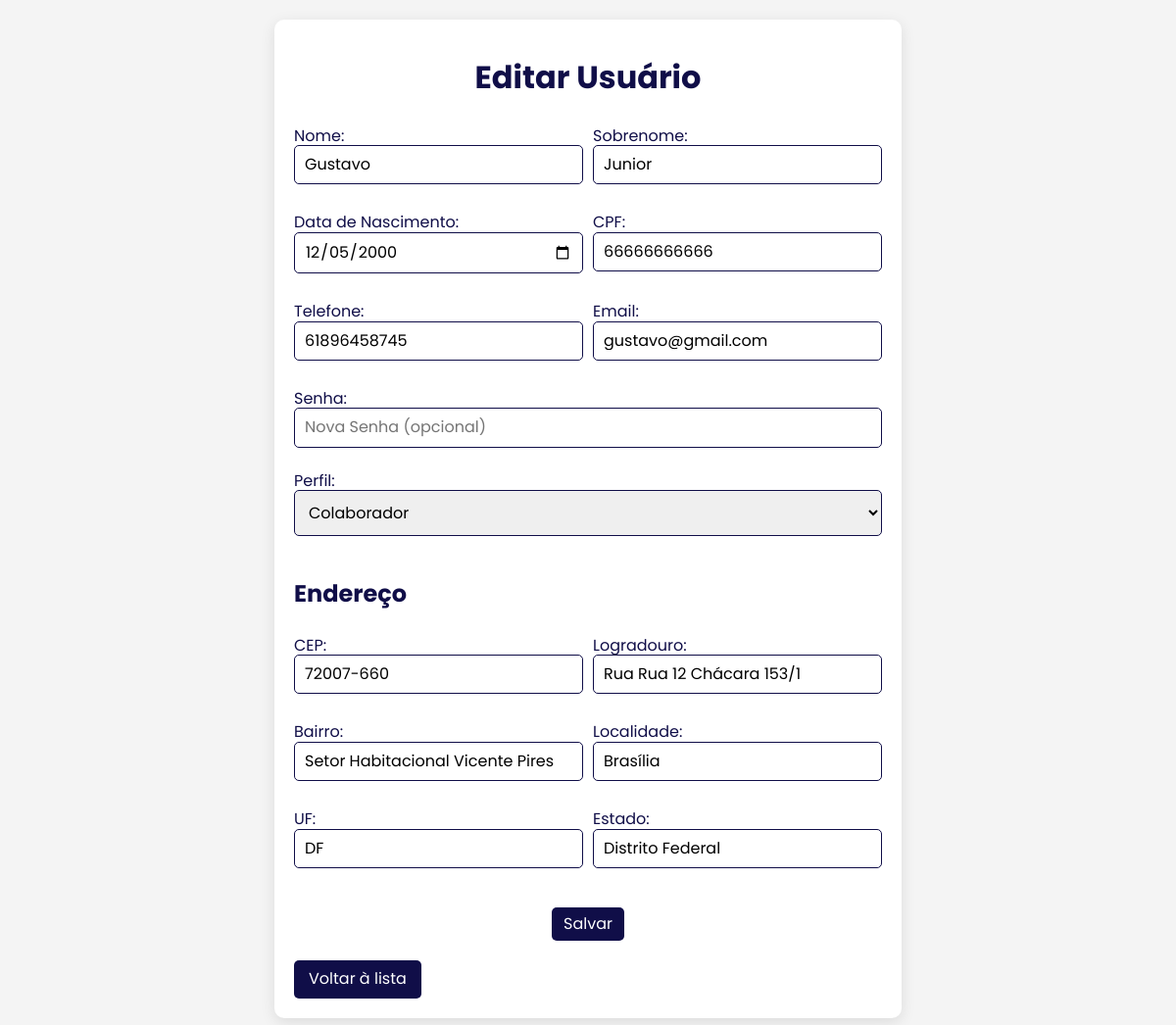
Screenshot of /crud/public/editar_usuario.php?id=4 with the database file from the repository.
### tables this page shows
CREATE TABLE `usuarios` (
  `id` int(11) NOT NULL,
  `nome` varchar(100) NOT NULL,
  `sobrenome` varchar(100) NOT NULL,
  `cpf` varchar(14) NOT NULL,
  `telefone` varchar(15) NOT NULL,
  `email` varchar(100) NOT NULL,
  `senha` varchar(255) NOT NULL,
  `criado_em` timestamp NOT NULL DEFAULT current_timestamp(),
  `perfil_id` int(11) NOT NULL,
  `data_nascimento` date DEFAULT NULL
);

CREATE TABLE `enderecos` (
  `id` int(11) NOT NULL,
  `usuario_id` int(11) DEFAULT NULL,
  `cep` varchar(10) NOT NULL,
  `logradouro` varchar(255) NOT NULL,
  `bairro` varchar(100) NOT NULL,
  `localidade` varchar(100) NOT NULL,
  `uf` char(2) NOT NULL,
  `estado` varchar(100) NOT NULL
);

### crud/controllers/UsuarioController.php (called while the page is built, shortened)
<?php
require_once '../models/Usuario.php';
require_once '../models/Endereco.php';
class UsuarioController {
    private $usuario;
    private $endereco;
    public function __construct($db) {
        $this->usuario = new Usuario($db);
        $this->endereco = new Endereco($db);
    }
    public function read($id) {
        try {
            $usuario = $this->usuario->read($id);
            try {
                $endereco = $this->endereco->buscarEnderecoPorUsuarioId($id);
            } catch (Exception $e) {
                $endereco = null;
            }
            return [
                'usuario' => $usuario,
                'endereco' => $endereco
            ];
        } catch (Exception $e) {
            error_log('Erro ao ler usuário: ' . $e->getMessage());
            throw new Exception("Falha ao buscar o usuário.");
        }
    }
}
?>

### crud/models/Usuario.php (called while the page is built, shortened)
<?php
class Usuario
{
    private $conn;
    private $table_name = 'usuarios';
    public function __construct($db)
    {
        $this->conn = $db;
    }
    public function read($id)
    {
        $sql = "SELECT * FROM " . $this->table_name . " WHERE id = ?";
        $stmt = $this->conn->prepare($sql);
        $stmt->bind_param("i", $id);
        $stmt->execute();
        $result = $stmt->get_result();
        if ($result->num_rows > 0) {
            return $result->fetch_assoc();
        }
        return null;
    }
}
?>

### crud/models/Endereco.php (called while the page is built, shortened)
<?php
class Endereco
{
    private $conn;
    public function __construct($db)
    {
        $this->conn = $db;
    }
    public function buscarEnderecoPorUsuarioId($usuario_id)
    {
        $query = "SELECT * FROM enderecos WHERE usuario_id = ?";
        $stmt = $this->conn->prepare($query);
        $stmt->bind_param('i', $usuario_id);
        $stmt->execute();
        $result = $stmt->get_result();
        $endereco = $result->fetch_assoc();
        return $endereco;
    }
}
?>

### crud/public/editar_usuario.php (the view, shortened to what this page needs)
<?php
require_once '../controllers/UsuarioController.php';
require_once '../controllers/EnderecoController.php';
$db = new DataBase();
$conn = $db->getConnection();
$usuarioController = new UsuarioController($conn);
$usuario_id = isset($_GET['id']) ? (int)$_GET['id'] : 0;
try {
    $data = $usuarioController->read($usuario_id);
    $usuario = $data['usuario'];
    $endereco = $data['endereco'];
} catch (Exception $e) {
    echo "<p style='color: red;'>Erro: " . $e->getMessage() . "</p>";
    exit;
}
?>
<!DOCTYPE html>
<html lang="pt-BR">
<head>
    <link rel="stylesheet" href="https://cdnjs.cloudflare.com/ajax/libs/normalize/8.0.1/normalize.min.css">
    <link rel="stylesheet" href="https://cdnjs.cloudflare.com/ajax/libs/font-awesome/6.5.0/css/all.min.css">
</head>
<body>
    <div class="container">
        <h1>Editar Usuário</h1>
        <form action="" method="POST">
            <div class="input-group">
                <label>Nome: <input type="text" name="nome" value="<?php echo htmlspecialchars($usuario['nome']); ?>"
                        required></label>
                <label>Sobrenome: <input type="text" name="sobrenome"
                        value="<?php echo htmlspecialchars($usuario['sobrenome']); ?>" required></label>
            </div>
            <div class="input-group">
                <label>Data de Nascimento: <input type="date" name="data_nascimento"
                        value="<?php echo $usuario['data_nascimento']; ?>" required></label>
                <label>CPF: <input type="text" name="cpf" value="<?php echo htmlspecialchars($usuario['cpf']); ?>"
                        required></label>
            </div>
            <div class="input-group">
                <label>Telefone: <input type="text" name="telefone"
                        value="<?php echo htmlspecialchars($usuario['telefone']); ?>" required></label>
                <label>Email: <input type="email" name="email"
                        value="<?php echo htmlspecialchars($usuario['email']); ?>" required></label>
            </div>
            <label>Senha: <input type="password" name="senha" placeholder="Nova Senha (opcional)"></label>
            <label>Perfil:
                <select name="perfil_id">
                    <option value="1" <?php echo $usuario['perfil_id'] == 1 ? 'selected' : ''; ?>>Colaborador</option>
                </select>
            </label>
            <h2>Endereço</h2>
            <div class="input-group">
                <label>CEP: <input type="text" name="cep" id="cep"
                        value="<?php echo htmlspecialchars($endereco['cep'] ?? ''); ?>" required></label>
                <label>Logradouro: <input type="text" name="logradouro" id="logradouro"
                        value="<?php echo htmlspecialchars($endereco['logradouro'] ?? ''); ?>" required></label>
            </div>
            <div class="input-group">
                <label>Bairro: <input type="text" name="bairro" id="bairro"
                        value="<?php echo htmlspecialchars($endereco['bairro'] ?? ''); ?>" required></label>
                <label>Localidade: <input type="text" name="localidade" id="localidade"
                        value="<?php echo htmlspecialchars($endereco['localidade'] ?? ''); ?>" required></label>
            </div>
            <div class="input-group">
                <label>UF: <input type="text" name="uf" id="uf"
                        value="<?php echo htmlspecialchars($endereco['uf'] ?? ''); ?>" required></label>
                <label>Estado: <input type="text" name="estado" id="estado"
                        value="<?php echo htmlspecialchars($endereco['estado'] ?? ''); ?>" required></label>
            </div>
            <button type="submit">Salvar</button>
            <a href="../../crud/views/painel_admin.php">Voltar à lista</a>
        </form>
    </div>
</body>
</html>

### crud/public/editar_usuario.php (style rules this page uses)
body { font-family: "Poppins", sans-serif; background-color: #f4f4f4; color: #100e48; margin: 0; padding: 20px; }
.container { background-color: #fff; border-radius: 10px; box-shadow: 0 4px 15px rgba(0, 0, 0, 0.1); padding: 20px; max-width: 600px; margin: auto; }
h1 { text-align: center; color: #100e48; }
label { display: block; margin: 10px 0 5px; }
.input-group { display: grid; grid-template-columns: 1fr 1fr; gap: 10px; }
input, select { width: 100%; padding: 10px; border: 1px solid #100e48; border-radius: 5px; margin-bottom: 15px; font-size: 16px; box-sizing: border-box; }
button { background-color: #100e48; color: #fff; border: none; border-radius: 5px; padding: 8px 12px; cursor: pointer; font-size: 16px; width: auto; display: block; margin: 20px auto 0; }
a { display: inline-block; background-color: #100e48; color: #fff; padding: 10px 15px; border-radius: 5px; text-decoration: none; margin-top: 20px; text-align: center; }
h2 { margin-top: 30px; color: #100e48; }

### rows the page displays
usuarios: nome "Gustavo", sobrenome "Junior", data_nascimento "12/05/2000", cpf "66666666666", telefone "61896458745", email "gustavo@gmail.com", perfil_id "Colaborador"
enderecos: cep "72007-660", logradouro "Rua Rua 12 Chácara 153/1", bairro "Setor Habitacional Vicente Pires", localidade "Brasília", uf "DF", estado "Distrito Federal"
